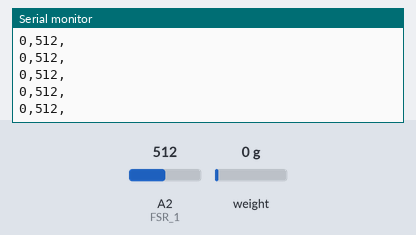
This sketch was run on a simulated Arduino Uno, built with avr-gcc and run on an emulated ATmega328P. Parts: the last lines printed to the serial monitor. Inputs (shaded band) come from the test bench; at power-on: A2 (FSR_1) = 512, weight on the scale 0 g. Storage starts empty.

Above: at 5.4 s.
5.5 s: A2 (FSR_1) set to 109
At 5.69 s:
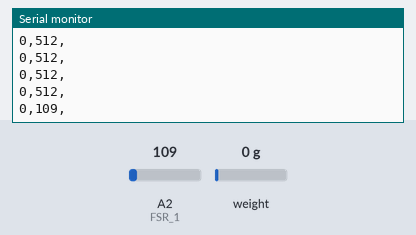
7.0 s: A2 (FSR_1) set to 89
At 7.03 s:
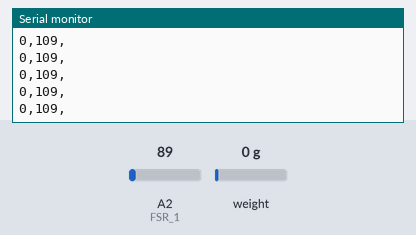
Timing chart, 0 to 10.0 s (numbered marks = the images above; inputs shaded):
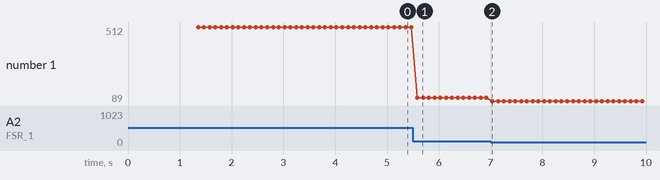

The sketch:

sensorshield_4testing.ino
```cpp
/*
Code to record data for the Strata-S1 experiment.

This code is intended just for ground-based testing of an individual tube

The Strata-S1 experiment consists of:
Tube A: Strata-sphere -- no sensors
Tube B: Load Cell only
Tube C: Load Cell, FSR1, FSR2
Tube D: Load Cell, FSR1, FSR2

All tubes also have an Entrapulator - code for controlling those is separate.

This code will take data the enitre time the experiment is powered.

Uses the HX711 load cell library

Modified from the flight code to be used for ground testing.
Created 19-06-05
*/


////////////////////////////////////////////////////////////////////////////////////////
//       Digital I/O
////////////////////////////////////////////////////////////////////////////////////////
//#define  "X"                 SCL   // Not used.
//#define  "X"                 SDA   // Not used.
//#define  "X"                 AREF  // Not used.
//#define  "X"                 GND   // Not used.
#define  CLK                 13    // SDcard CLK
#define  MISO                12    // SDcard MISO
#define  MOSI                11    // SDcard MOSI
#define  LC_CLK            10    // Tube B Load Cell CLK
#define  LC_DOUT            9    // Tube B Load Cell DATA OUT
#define  chipSelect           8    // SDcard chipSelect

//#define  LC_B_CLK            10    // Tube B Load Cell CLK
//#define  LC_B_DOUT            9    // Tube B Load Cell DATA OUT
//#define  LC_D_CLK             7    // Tube D Load Cell CLK
//#define  LC_D_DOUT            6    // Tube D Load Cell DATA OUT
//#define  LC_C_CLK             5    // Tube C Load Cell CLK
//#define  LC_C_DOUT            4    // Tube C Load Cell DATA OUT
//#define  "X"                  3    // Not used.
//#define  "X"                  2    // Not used.
//#define  "X"                  1    // Not used.
//#define  "X"                  0    // Not used.

////////////////////////////////////////////////////////////////////////////////////////
//       Analog In 6
////////////////////////////////////////////////////////////////////////////////////////
// If using force sensors
#define FSR_1                 A2
#define FSR_2                 A5

const char PIN_FSR_ARR[] = {FSR_1, FSR_2};

//#define  FSR_B1               A0   // Tube B FSR 1 - not used
//#define  FSR_D2               A1   // Tube D FSR 2
//#define  FSR_C2               A2   // Tube C FSR 2
//#define  FSR_B2               A3   // Tube B FSR 2  - not used
//#define  FSR_D1               A4   // Tube D FSR 1
//#define  FSR_C1               A5   // Tube C FSR 1


////////////////////////////////////////////////////////////////////////////////////////
//       Command Routine Variables and Include files
////////////////////////////////////////////////////////////////////////////////////////

#include <HX711.h>
#include <SPI.h>
#include <SD.h>

// LOAD CELLS
// Need to calibrate the Load Cells before flight to get this value
const float calfactor_LC = 2140;   //This value is obtained using the SparkFun_HX711_Calibration sketch

HX711 loadcell;

// FSRs
// Measure the voltage at 5V and resistance of your 3.3k resistor, and enter
// their value's below:
const float VCC_C = 5.01;         // Measured voltage of 5V line into IC for wires connected to C
const float VCC_D = 4.98;         // Measured voltage of 5V line into IC for wires connected to D
//const float R_DIV_A1  = 9810.0;   // Measured resistance of 10k resistor going to pin A1
//const float R_DIV_A4  = 9800.0;   // Measured resistance of 10k resistor going to pin A4
const float R_DIV_A2  = 9840.0;   // Measured resistance of 10k resistor going to pin A2
const float R_DIV_A5  = 9850.0;   // Measured resistance of 10k resistor going to pin A5

// Set up file to save data
// TODO: Need to update to create a new file name each time (maybe with data or time?)
File initFile;    // file to save initialization values
File dataFile;    // file to save all data

void setup() {
// Open serial port
  Serial.begin(9600);

// ***Set up SD card***
  Serial.print("Initializing SD card...");

  if (!SD.begin(chipSelect)) {
    Serial.println("Card initialization failed!");
    // don't do anything more
    while (1);
  }
  Serial.println("Card initialized.");

// ** Open a file to write the initilization values. **
// Note that only one file can be open at a time, so you have to close this one before opening another
  initFile = SD.open("initvals.txt",  FILE_WRITE);
  initFile.println("New data");   // TODO: add something to print time

// ***LOAD CELLS***
  Serial.println("Load Cell Setup");

// Set up load cell
  loadcell.begin(LC_DOUT, LC_CLK);
  loadcell.set_scale(calfactor_LC); //This value is obtained by using the SparkFun_HX711_Calibration sketch
  loadcell.tare(); //Scales the values to the fully extended state.
  Serial.print("Tare value  LC:");
  Serial.println(loadcell.get_units(), 1);
  initFile.print("Tare value  LC:");
  initFile.println(loadcell.get_units(), 1);


// ***FSRs***
// Set up FSRs
  Serial.println("FSR Setup");

// Set up FSRs in Tube C
  pinMode(FSR_1, INPUT);
  pinMode(FSR_2, INPUT);
  // read average values of FSRs

// Close the initilization file on the SD card
  initFile.close();

// write that we've restarted the file to the SDcard
// close the file
  dataFile = SD.open("datalog.txt",  FILE_WRITE);
  dataFile.println("New data");  // TODO: add something to print time
  dataFile.println("LC,FSR_1,FSR_2");
  dataFile.close();

}

void loop() {

// ** Open the data file each time through the loop **
// Note that only one file can be open at a time, so you have to close this one before opening another.
  dataFile = SD.open("datalog.txt",  FILE_WRITE);  // TODO: add something to print time

// make a string in which we'll the data to log:
  String dataString = "";
// example dataString"valLC_B,valLC_C,valLC_D,valFSR_C1,valFSR_C2,valFSR_D1,valFSR_D2"

// Read data from all of the sensors and put into the data file
// *** LOAD CELLS ***

  long valLC = loadcell.read();                 //scale.read() gets values, here returns a float
// Read data from the load cell and start the string:
// put into the datastring so that it can be written to the text file
  dataString += String(valLC);
  dataString += ",";

// ***FSRs***
// Read data from all FSRs and append to the string:
// note that this is just reading the raw values, will need to calibrate after
// note that A0 and A3 are unassigned, will just be 0s
  for (int ii = 0; ii < 1; ii++) {
    int sensor = analogRead(PIN_FSR_ARR[ii]);
    dataString += String(sensor);
    if (ii < 1) {
      dataString += ",";
    }
  }

// if the file is available, write to it:
  if (dataFile) {
    dataFile.println(dataString);  // prints to the file
    Serial.println(dataString);    // also print to serial port for testing
    dataFile.close();
  }
  else {
    Serial.println("error opening datalog.txt");
  }

}
```

Measured:
- after the input at 5.5 s, the serial monitor: prints a new line after 0.08 s (image 1)
- plotted number 1: 512 → 109 after the input at 5.5 s, 109 → 89 after the input at 7.0 s
